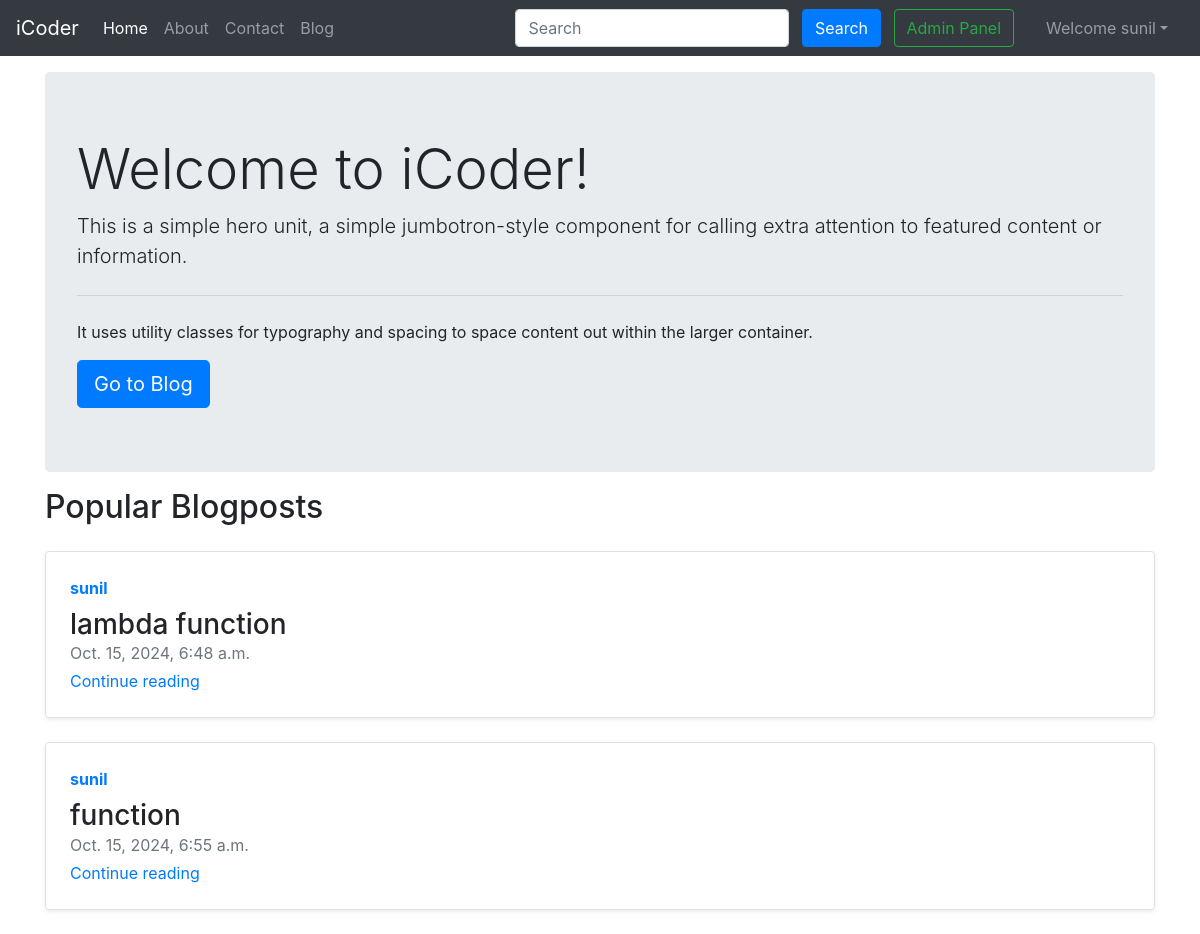
The app's page / (signed in) with its own data.
### blog/models.py (models this page shows, shortened)
class Post(models.Model):
    sno = models.AutoField(primary_key=True)
    title = models.CharField(max_length=100)
    content = models.TextField()
    author = models.CharField(max_length=100)
    slug = models.CharField(max_length=130)
    timeStemp = models.DateTimeField(blank=True)
    views= models.IntegerField(default=0)

### home/views.py (the view)
# urls.py: path('', views.home,name = 'Home'),
def home(request):
    post = Post.objects.all()
    return render(request,'home/index.html',{'posts':post})

### templates/home/index.html (shortened to what this page needs)
{% extends 'home/base.html' %}
{% block homeactive %}active{% endblock homeactive %}
{% block body %}
<div class="container">
    <div class="jumbotron my-3">
      <h1 class="display-4">Welcome to iCoder!</h1>
      <p class="lead">This is a simple hero unit, a simple jumbotron-style component for calling extra attention to featured content or information.</p>
      <hr class="my-4">
      <p>It uses utility classes for typography and spacing to space content out within the larger container.</p>
      <a class="btn btn-primary btn-lg" href="/blog" role="button">Go to Blog</a>
      </div>
    </div>
    <div class="container">
        <h2>Popular Blogposts</h2>
        {% for post in posts %}
        <div class="row no-gutters border rounded overflow-hidden flex-md-row mb-4 shadow-sm h-md-250 my-4 position-relative">
                <div class="col p-4 d-flex flex-column position-static">
                  <strong class="d-inline-block mb-2 text-primary">{{post.author}}</strong>
                  <h3 class="mb-0">{{post.title}}</h3>
                  <div class="mb-1 text-muted">{{post.timeStemp}}</div>
                  <a href="/blog" class="stretched-link">Continue reading</a>
                </div>
          </div>
          {% endfor %}
</div>
 {% endblock %}

### templates/home/base.html (shortened to what this page needs)
<!doctype html>
<html lang="en">
  <head>
    <link rel="stylesheet" href="https://stackpath.bootstrapcdn.com/bootstrap/4.5.2/css/bootstrap.min.css">
  </head>
  <body>
    <nav class="navbar navbar-expand-lg navbar-dark bg-dark">
        <a class="navbar-brand" href="/">iCoder</a>
        <div class="collapse navbar-collapse" id="navbarSupportedContent">
          <ul class="navbar-nav mr-auto">
            <li class="nav-item {% block homeactive %}  {% endblock homeactive %}">
              <a class="nav-link" href="/">Home <span class="sr-only">(current)</span></a>
            </li>
            <li class="nav-item {% block aboutactive %}  {% endblock aboutactive %}" >
              <a class="nav-link" href="/about">About</a>
            </li>
            <li class="nav-item {% block contactactive %}  {% endblock contactactive %} ">
              <a class="nav-link" href="/contact">Contact</a>
            </li>
            <li class="nav-item {% block blogactive %}  {% endblock blogactive %} ">
              <a class="nav-link" href="/blog">Blog</a>
            </li>
          </ul>
          <div class="ml-auto form-inline ">
          <form method="get" action="/search"class="my-2 my-lg-0 mx-3">
            <input class="form-control mr-sm-2" type="search" placeholder="Search" aria-label="Search" name="query" id="query">
            <button class="btn btn-primary my-2 my-sm-0 " type="submit">Search</button>
            <a href="/admin" role="button" target="_blank" class="btn btn-outline-success m-2 my-sm-0"> Admin Panel </a>
          </form>
{% if user.is_authenticated %}
<ul class="navbar-nav mr-2">
<li class="nav-item dropdown">
<a class="nav-link dropdown-toggle" href='#' id="navbarDropdown" role="button" data-toggle="dropdown"> Welcome {{request.user}}</a>
      </li>
      </ul>
      </div>
{% endif %}
        </div>
      </nav>
      {% block body %}  {% endblock body %}
  </body>
</html>

### records on screen
Post: author "sunil", title "lambda function", timeStemp "Oct. 15, 2024, 6:48 a.m."
Post: author "sunil", title "function", timeStemp "Oct. 15, 2024, 6:55 a.m."

### other values on screen
{{ request.user }} "sunil"
